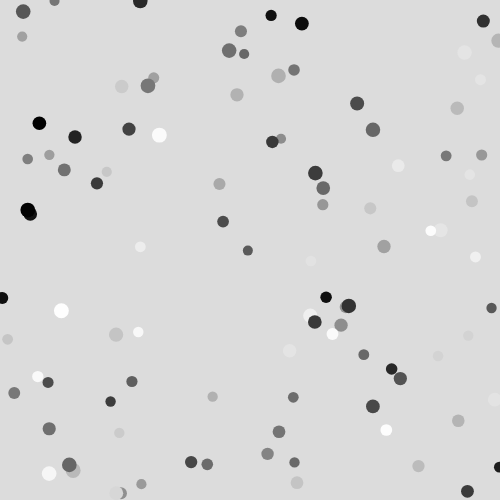
Frame 1 (no input)
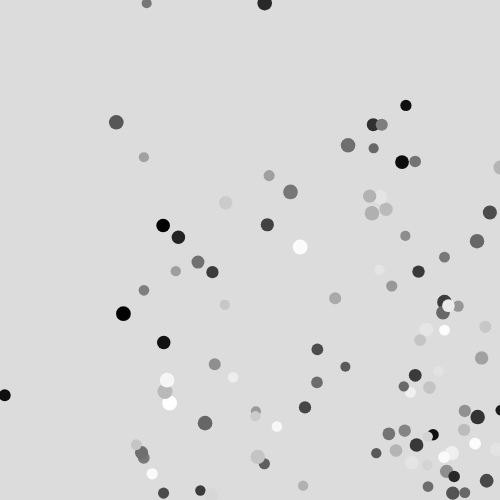
Frame 60 (no input)
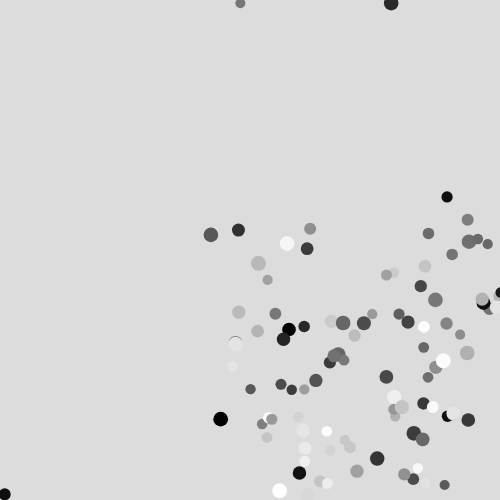
Frame 120 (the mouse pressed at the canvas centre since frame 60)

The p5.js sketch that drew these frames (run headless with seeded random() and noise() and a simulated clock; from frame 60 on, the mouse is pressed at the canvas centre):

// p5.js sketch
// ── sketch.js
var myCircle;

function setup() {
  createCanvas(500, 500);
  smooth();

  myCircle = [];
  for (var i=0; i<100; i++){
    myCircle[i] = new Circle;
    myCircle[i].setup(random(width),random(height),
    1.5 + random(), 1.5 + random(), 10 + random(5), random(255));
  }
}

function draw() {
  background(220);

  for (var i = 0; i < myCircle.length; i++){
  myCircle[i].display();
  myCircle[i].move();
  myCircle[i].bounce();
  }
}

function Circle(){
  this.x;
  this.y;
  this.speedX;
  this.speedY;
  this.size;
  this.col;

  this.setup = function (x, y, speedX, speedY, size, col){
    this.x = x;
    this.y = y;
    this.speedX = speedX;
    this.speedY = speedY;
    this.size = size;
    this.col = col;
  }

  this.display = function(){
    fill(this.col);
    noStroke();
    ellipse(this.x, this.y, this.size, this.size);
  }

  this.move = function(){
    this.x = this.x + this.speedX;
    this.y = this.y + this.speedY;
  }

  this.bounce = function(){
    if (this.x > (width - this.size/2) || this.x < this.size/2){
      this.speedX = this.speedX * -1;
    }
    if (this.y > (height - this.size/2) || this.y < this.size/2){
      this.speedY = this.speedY * -1;
    }
  }
}






/*
myCircle = {
  x:100,
  y:100,
  size:30,
  speedX:3,
  speedY:3.5,
  bounce: function(){
      if (this.x > (width - this.size/2) || this.x < this.size/2){
        this.speedX = this.speedX * -1;
      }
      if (this.y > (height - this.size/2) || this.y < this.size/2){
        this.speedY = this.speedY * -1;
      }
  },
  move: function(){
      this.x = this.x + this.speedX;
      this.y = this.y + this.speedY;
  },
  display: function (){
    ellipse(this.x, this.y, this.size, this.size);
  }
}
*/
